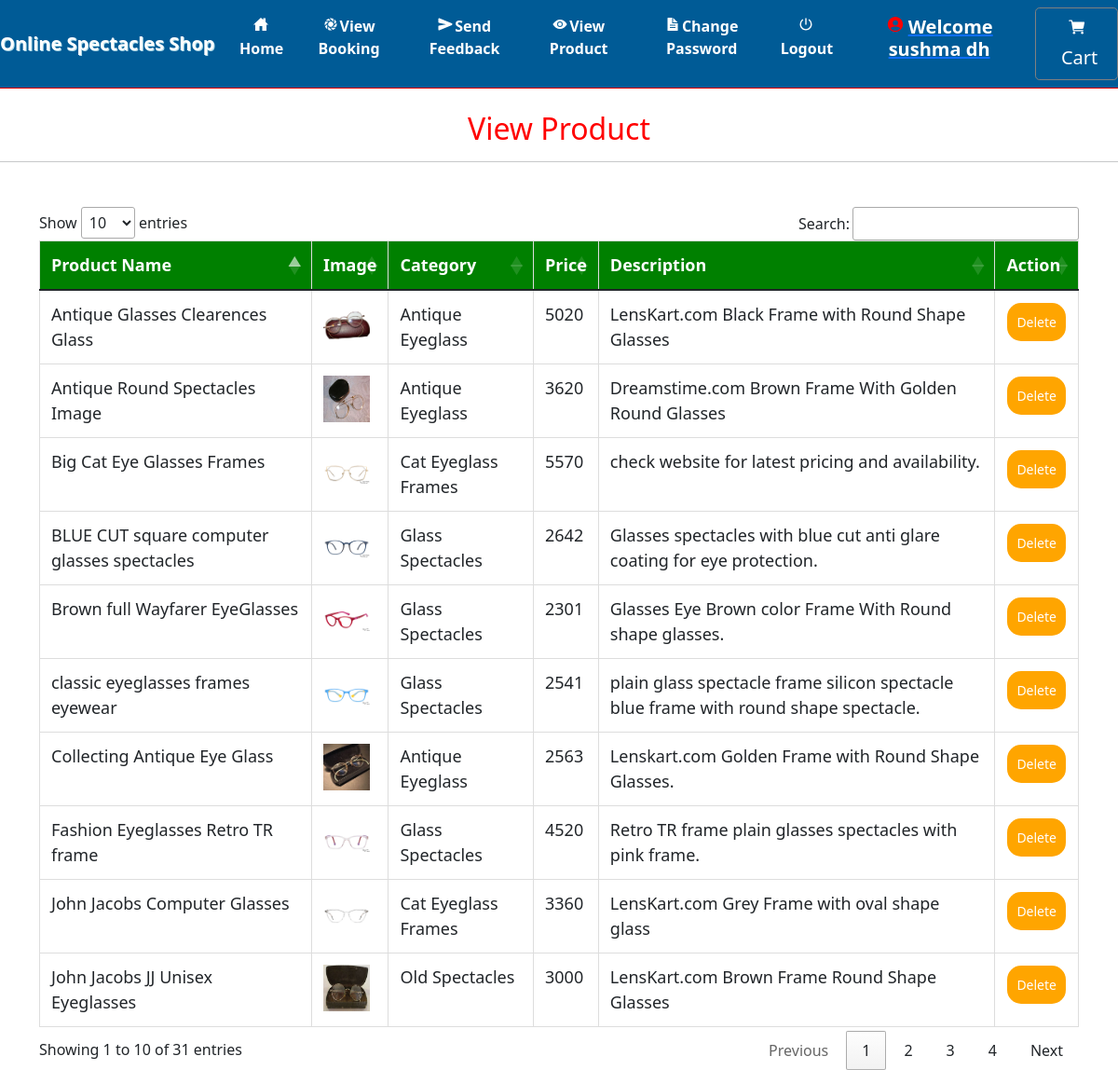
The app's page /admin_view_product (signed in) with its own data.
### grocery/models.py (models this page shows, shortened)
class Product(models.Model):
    category = models.ForeignKey(Category, on_delete=models.CASCADE, null=True)
    image = models.FileField(null=True)
    name = models.CharField(max_length=30, null=True)
    price = models.IntegerField(null=True)
    desc = models.TextField(null=True)

class Category(models.Model):
    name = models.CharField(max_length=30, null=True)

### grocery/views.py (the view)
# urls.py: path('admin_view_product', Admin_View_product, name='admin_view_product'),
def Admin_View_product(request):
    if not request.user.is_authenticated:
        return redirect('login_admin')
    pro = Product.objects.all()
    d = {'pro':pro}
    return render(request,'admin_view_product.html',d)

### grocery/templates/admin_view_product.html (shortened to what this page needs)
{% extends 'navigation.html' %}
{% block body %}
<center><h2 style="color:red;margin-top:2%">View Product</h2></center><hr>
 <div class="container" style="margin-top:4%">
<table class="table table-bordered" id="myTable">
  <thead>
  <tr>
    <th>Product Name</th>
    <th>Image</th>
      <th> Category</th>
    <th>Price</th>
       <th> Description</th>
    <th>Action</th>
  </tr>
  </thead>
   <tbody>
    {% for i in pro %}
  <tr>
    <td>{{i.name}}</td>
    <td><img src="{{i.image.url}}" style="width:50px;height:50px"></td>
      <td>{{i.category.name}}</td>
      <td>{{i.price}}</td>
      <td>{{i.desc}}</td>
    <td><a href="{% url 'delete_product' i.id %}" onclick="return confirm('Are you sure?')"><button class="button button1">Delete</button></a></td>
  </tr>
    {% endfor %}
    </tbody>
</table>
 </div>
{% endblock %}

### grocery/templates/navigation.html (shortened to what this page needs)
<!DOCTYPE html>
<html lang="en">
<head>
    {% load static %}
 <link href="https://cdn.jsdelivr.net/npm/bootstrap@5.1.3/dist/css/bootstrap.min.css" rel="stylesheet">
  <link rel = stylesheet href = "//cdn.datatables.net/1.10.19/css/jquery.dataTables.min.css">
<link rel="stylesheet" href="https://cdnjs.cloudflare.com/ajax/libs/font-awesome/4.7.0/css/font-awesome.min.css">
</head>
<body style="background-color:white">
<nav class="navbar navbar-expand-sm" style = "background-color:#005b96	 ; border-bottom:1px solid red">
  <a class="navbar-brand pl-5" href="#" style="color:white ; font-weight : bold">Online Spectacles Shop</a>
<div class="collapse navbar-collapse" id="collapsibleNavbar">
  <ul class="navbar-nav pl-5 text-center">
    {% if request.user.username %}
    {% if not request.user.is_staff %}
    <li class="nav-item">
      <a class="nav-link" href="{% url 'home' %}" style="color:white"><ion-icon style="margin-right:2px" name="home-sharp"></ion-icon>Home</a>
    </li>
    <li class="nav-item">
      <a class="nav-link" href="{% url 'view_booking' %}" style="color:white"><ion-icon style="margin-right:2px" name="aperture"></ion-icon>View Booking</a>
    </li>
    <li class="nav-item">
      <a class="nav-link" href="{% url 'send_feedback' request.user.id %}" style="color:white"><ion-icon style="margin-right:2px" name="send"></ion-icon>Send Feedback</a>
    </li>
    <li class="nav-item">
      <a class="nav-link" href="{% url 'view_product' 0 %}" style="color:white"><ion-icon style="margin-right:2px" name="eye"></ion-icon>View Product</a>
    </li>
    <li class="nav-item">
      <a class="nav-link" href="{% url 'change_password' %}" style="color:white"><ion-icon style="margin-right:2px" name="document-text-sharp"></ion-icon>Change Password</a>
    </li>
    {% endif %}
    {% endif %}
    {% if request.user.is_authenticated %}
    <a class="nav-link" href="{% url 'logout' %}" style="color:white"><ion-icon style="margin-right:2px" name="power-sharp"></ion-icon>Logout</a>
    {% if not request.user.is_staff %}
    <li class="nav-item">
      <a href="{% url 'profile' %}"><h5 class="nav-link" style="color:white"><ion-icon style="margin-right:4px;color:#FF0000" name="person-circle-sharp"></ion-icon>Welcome {{request.user.username}}</h5>
      </a></li>
    {% else %}
    <li class="nav-item">
      <h5  class="nav-link" style="color:white"><ion-icon style="margin-right:4px;color:#FF0000" name="person-circle-sharp"></ion-icon>Welcome {{request.user.username}}</h5>
    </li>
    {% endif %}
    {% endif %}
    {% if not request.user.is_staff %}
    {% if request.user.username %}
      <a href="{% url 'cart' %}" style="border:1px solid gray" class="btn btn-default btn-lg text-dark text-capitalize">
        <ion-icon style="color:white;margin-top:2%" name="cart"></ion-icon><span style="margin-left:6px;margin-top:2%;color:white">Cart</span></a></center>
{% endif %}
    {% endif %}
    </ul>
</div>
</nav>
{% block body %}
{% endblock %}
</body></html>

### grocery/templates/navigation.html (style rules this page uses)
* { box-sizing: border-box; }
#myTable { border-collapse: collapse; width: 100%; border: 1px solid #ddd; font-size: 18px; }
#myTable th { text-align: left; padding: 12px; background-color: green; color: white; }
#myTable td { text-align: left; padding: 12px; background-color: white; }
#myTable tr { border-bottom: 1px solid #ddd; }
.button { background-color: orange; border: none; color: white; padding: 10px; text-align: center; text-decoration: none; display: inline-block; font-size: 14px; margin: 1px 1px; cursor: pointer; }
.button1 { border-radius: 15px; }
.nav-link { font-weight:bold; }
.navbar-brand { text-shadow: 1px 1px lightblue; }

### records on screen
Product: name "John Jacobs JJ Unisex Eyeglasses", image (picture), category.name "Old Spectacles", price "3000", desc "LensKart.com Brown Frame Round Shape Glasses"
Product: name "John Jacobs Computer Glasses", image (picture), category.name "Cat Eyeglass Frames", price "3360", desc "LensKart.com Grey Frame with oval shape glass"
Product: name "Big Cat Eye Glasses Frames", image (picture), category.name "Cat Eyeglass Frames", price "5570", desc "check website for latest pricing and availability."
Product: name "Collecting Antique Eye Glass", image (picture), category.name "Antique Eyeglass", price "2563", desc "Lenskart.com Golden Frame with Round Shape Glasses."
Product: name "Antique Round Spectacles Image", image (picture), category.name "Antique Eyeglass", price "3620", desc "Dreamstime.com Brown Frame With Golden Round Glasses"
Product: name "Antique Glasses Clearences Glass", image (picture), category.name "Antique Eyeglass", price "5020", desc "LensKart.com Black Frame with Round Shape Glasses"
Product: name "BLUE CUT square computer glasses spectacles", image (picture), category.name "Glass Spectacles", price "2642", desc "Glasses spectacles with blue cut anti glare coating for eye protection."
Product: name "Brown full Wayfarer EyeGlasses", image (picture), category.name "Glass Spectacles", price "2301", desc "Glasses Eye Brown color Frame With Round shape glasses."
Product: name "classic eyeglasses frames eyewear", image (picture), category.name "Glass Spectacles", price "2541", desc "plain glass spectacle frame silicon spectacle blue frame with round shape spectacle."
Product: name "Fashion Eyeglasses Retro TR frame", image (picture), category.name "Glass Spectacles", price "4520", desc "Retro TR frame plain glasses spectacles with pink frame."

### other values on screen
{{ request.user.username }} "sushma dh"
